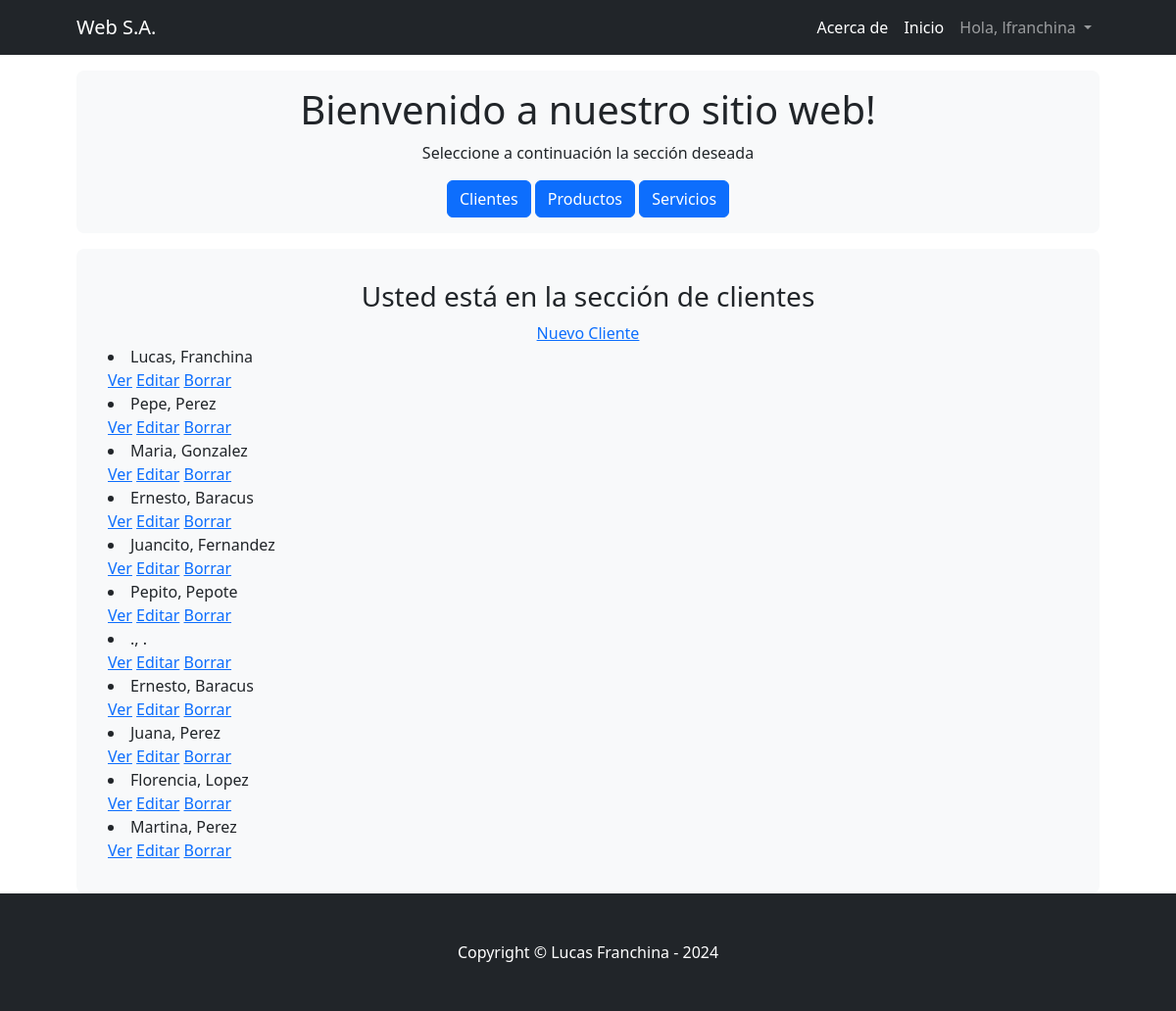
The app's page /Appventas/clientes/ (signed in), older data.
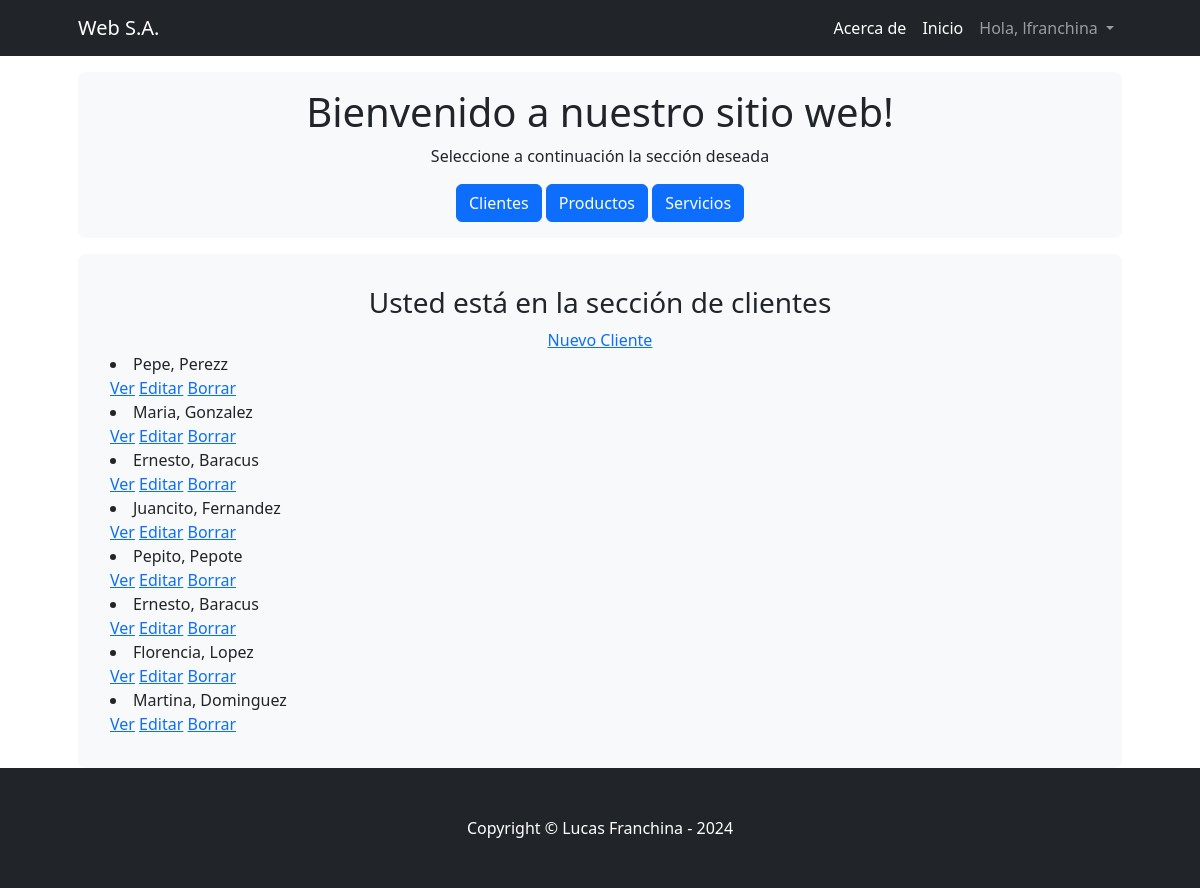
The same page, newer data.
### Appventas/models.py (models this page shows, shortened)
class Clientes(models.Model):
    nombre = models.CharField(max_length=40)
    apellido = models.CharField(max_length=40)
    direccion = models.CharField(max_length=100)
    email = models.EmailField()
    class Meta:
        verbose_name = "Cliente"
        verbose_name_plural = "Clientes"

### Appventas/views.py (the view)
# urls.py: path('clientes/', views.clienteslistview.as_view(), name='listaclientes'),
class clienteslistview(LoginRequiredMixin, ListView):
    model = Clientes
    template_name = 'appventas/clientes.html'

### Appventas/templates/appventas/clientes.html (shortened to what this page needs)
<!DOCTYPE html>
<html lang="en">
<head>
</head>
<body>
    {% extends "appventas/padre.html" %}
    {% load static %}
    {% block contenidoQueCambia %}
    <div class="container px-lg-5">
        <div class="p-2 p-lg-3 bg-light rounded-3 text-center">
            <div class="m-2 m-lg-3">
                <h3>Usted está en la sección de clientes</h3>
                <a href="{% url 'nuevocliente' %}">Nuevo Cliente</a>
                <div style="text-align: left;">
                {% for cliente in clientes_list %}
                <li>{{cliente.nombre}}, {{cliente.apellido}}</li>
                <a href="{% url 'clientesdetalle' cliente.pk %}">Ver</a> <a href="{% url 'clienteseditar' cliente.pk %}">Editar</a> <a href="{% url 'clientesborrar' cliente.pk %}">Borrar</a>
                {% endfor %}
            </div>
            </div>
        </div>
    </div>
    {% endblock %}

Row changes from the older to the newer data that the page shows:
removed Clientes: nombre "Lucas", apellido "Franchina"
removed Clientes: nombre ".", apellido "."
removed Clientes: nombre "Juana", apellido "Perez"
changed Clientes "Pepe": apellido "Perez" → "Perezz"
changed Clientes "Martina": apellido "Perez" → "Dominguez"
